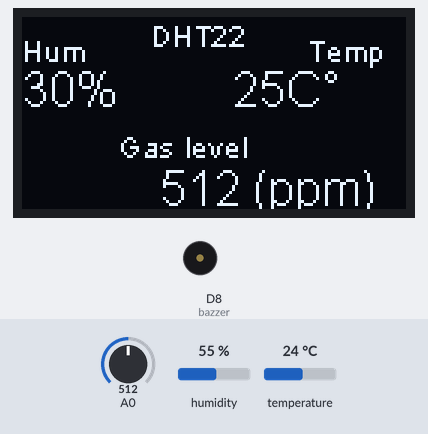
Bench run of a sketch on a simulated ESP8266 (NodeMCU). Parts: 128×64 one-colour display, buzzer (waves = sounding). The test bench sets the inputs (shaded band); at power-on: A0 = 512, humidity 55 %, temperature 24 °C.

Above: at 3.2 s.
3.3 s: A0 set to 306
At 7.3 s:
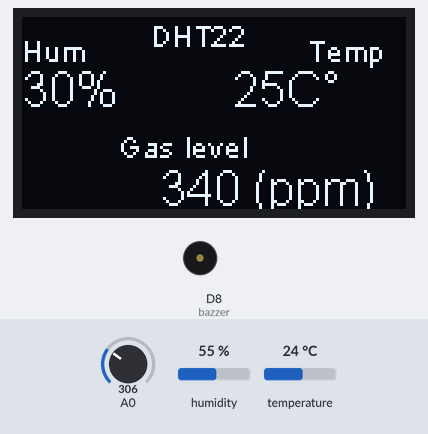
7.5 s: A0 set to 391
At 9.9 s:
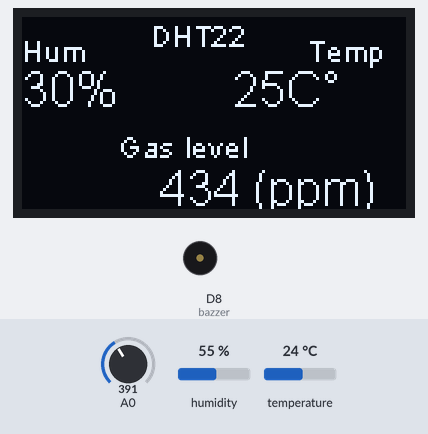
10.1 s: A0 set to 416
At 13.5 s:
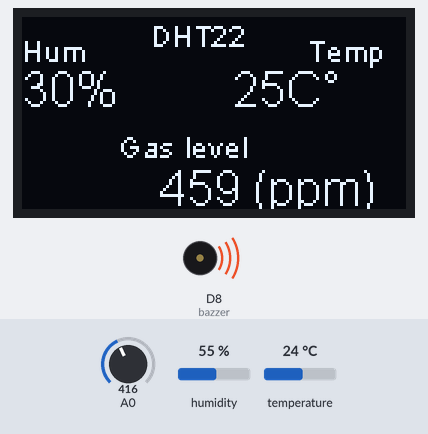
Timing chart, 0 to 17.7 s (numbered marks = the images above; inputs shaded):
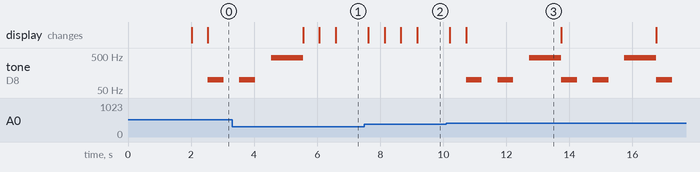

Measured:
- the behaviour switches between 405 and 406 on A0 (found by bisection; images 2 and 3)
- after the input at 3.3 s, the display: first changes after 2.3 s (image 1 shows a later state)
- after the input at 7.5 s, the display: first changes after 0.12 s (image 2 shows a later state)
- after the input at 10.1 s, tone on D8 (bazzer): silent → 100 Hz after 0.62 s, then repeats every 3.0 s: silent 0.50 s, 100 Hz 0.50 s, silent 0.50 s, 450 Hz 1.0 s, 100 Hz 0.50 s; the display: first changes after 0.11 s (image 3 shows a later state)
- what the display in image 3 shows lasts 3.0 s, from 10.7 s to 13.7 s

The sketch:

GAS.ino
```cpp
#include <DHT.h>
#include <Wire.h>
#include <SSD1306.h>
#include <ESP8266WiFi.h>
#include <ThingerESP8266.h>

#define USERNAME "mistelo"
#define DEVICE_ID "nodemcu"
#define DEVICE_CREDENTIAL "123456789"
#define SSID "mamadi"
#define SSID_PASSWORD "mamad888"
#define DHTPIN D3
#define DHTTYPE DHT22

#define bazzer D8

int q = 0;

String f1(25);
String f2(30);
int count = 5;
int seda [] = {100,0,100,0};

int Alarmvalue = 450;

DHT dht (DHTPIN,DHTTYPE);

ThingerESP8266 thing(USERNAME, DEVICE_ID, DEVICE_CREDENTIAL);

SSD1306 display(0x3c,4,5);


int GASvalue = 0;
int localTemp = 0;
int localHum = 0;
int thingtemp = 0;
int thinghum = 0;

void setup() {
  pinMode(bazzer,OUTPUT);
  thing.add_wifi(SSID,SSID_PASSWORD);
  delay(2000);
  display.init();
  display.flipScreenVertically();

  thing["Temperature"] >> outputValue(localTemp);
  thing["Humidity"] >> outputValue(localHum);
  thing["Gas Level"] >> outputValue(GASvalue);
  thing ["Alarm"] << inputValue (Alarmvalue);


}

  void loop() {

  if (GASvalue > Alarmvalue)
  {
    GAS_Alarm_notification();
  }
  display.clear();
  getDHT();
  drawDHT();
  drawGAS_sensor();
  display.display();
  thing.handle();


  if (GASvalue > 450)
    {
      for (int q = 0; q<count ;q++)
      {
        tone (bazzer,seda[q]);
        delay(500);
      }

    }
    else
    {
      noTone(bazzer);
    }
}


void getDHT()
{
 thingtemp = localTemp;
 thinghum = localHum;
 localTemp = dht.readTemperature();
 localHum = dht.readHumidity();

 if (isnan(localHum) || isnan(localTemp))
 {
  localTemp = thingtemp;
  localHum = thinghum;
  return;
 }

}
void drawDHT()
{
  int x=0;
  int y=0;
  display.setFont(ArialMT_Plain_10);
  display.setTextAlignment(TEXT_ALIGN_LEFT);
  display.drawString(0+x,5+y,"Hum");

  display.setFont(ArialMT_Plain_10);
  display.setTextAlignment(TEXT_ALIGN_LEFT);
  display.drawString(43+x,y,"DHT22");

  display.setFont(ArialMT_Plain_16);
  String humdht22 = String(localHum);
  display.drawString(0 + x , 15 + y , f2 + "%" );

  display.setFont(ArialMT_Plain_10);
  display.setTextAlignment(TEXT_ALIGN_LEFT);
  display.drawString(95 + x , 5 + y , "Temp");

  display.setFont(ArialMT_Plain_16);
  display.setTextAlignment(TEXT_ALIGN_LEFT);
  String tempdht22 = String(localTemp);
  display.drawString(70 + x , 15 + y , f1 + "C°");

}
void drawGAS_sensor ()
{
  int x=0;
  int y=0;


  for (int i = 0;i<10;i++)
  {
    GASvalue += analogRead(A0);
    delay(50);
  }

  GASvalue = GASvalue / 10;
  //GAScount = GASvalue;


  String GAS(GASvalue);

  display.setFont(ArialMT_Plain_10);
  display.setTextAlignment(TEXT_ALIGN_LEFT);
  display.drawString(32 + x , 37 + y , "Gas level");
  display.setFont(ArialMT_Plain_16);
  display.drawString(46,48 , GAS + " (ppm)" );

}
void GAS_Alarm_notification()
{
  unsigned long currentTs = millis();
  unsigned long lastcheck;
  if (currentTs - lastcheck >= 60 * 1000)
  {
    lastcheck = currentTs;
    thing.call_endpoint("GmailServer");
  }
}
```
